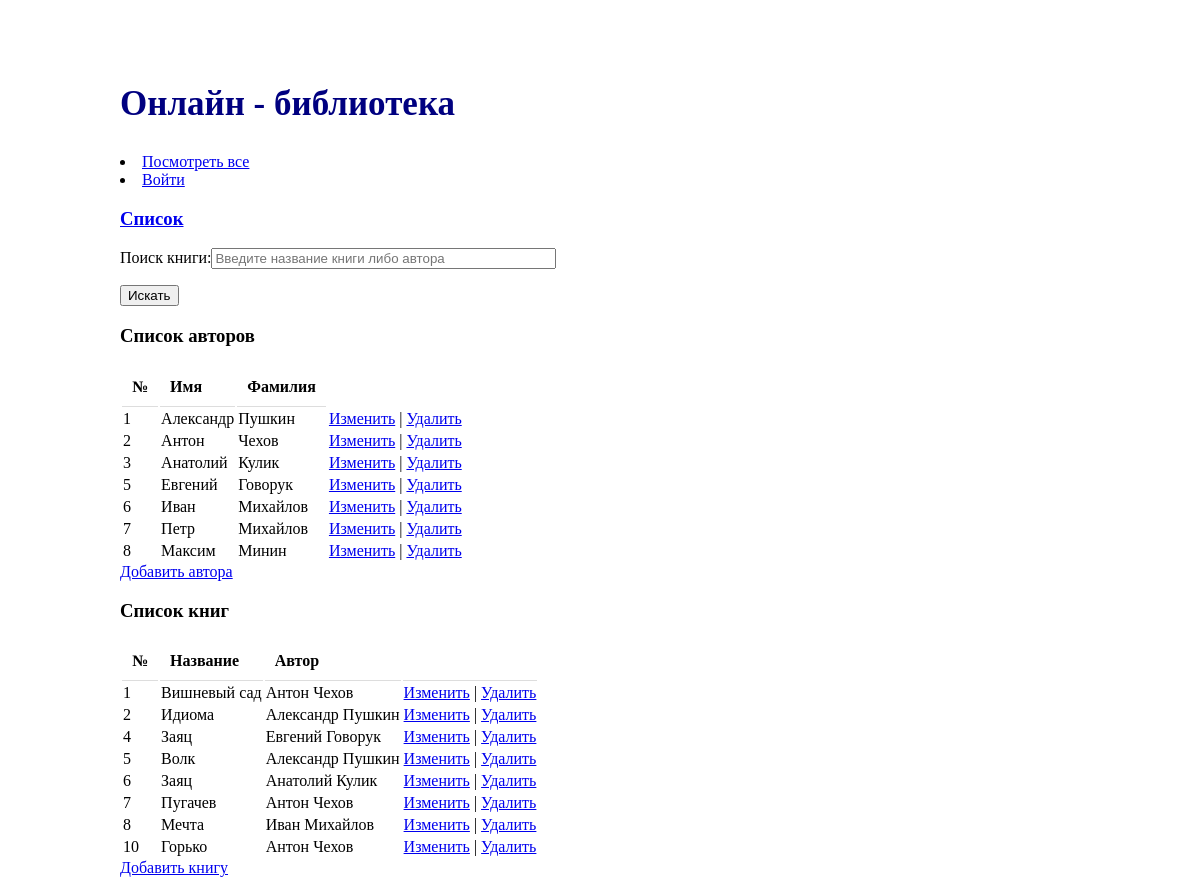
/all_lists, run on an earlier commit of the app's database.
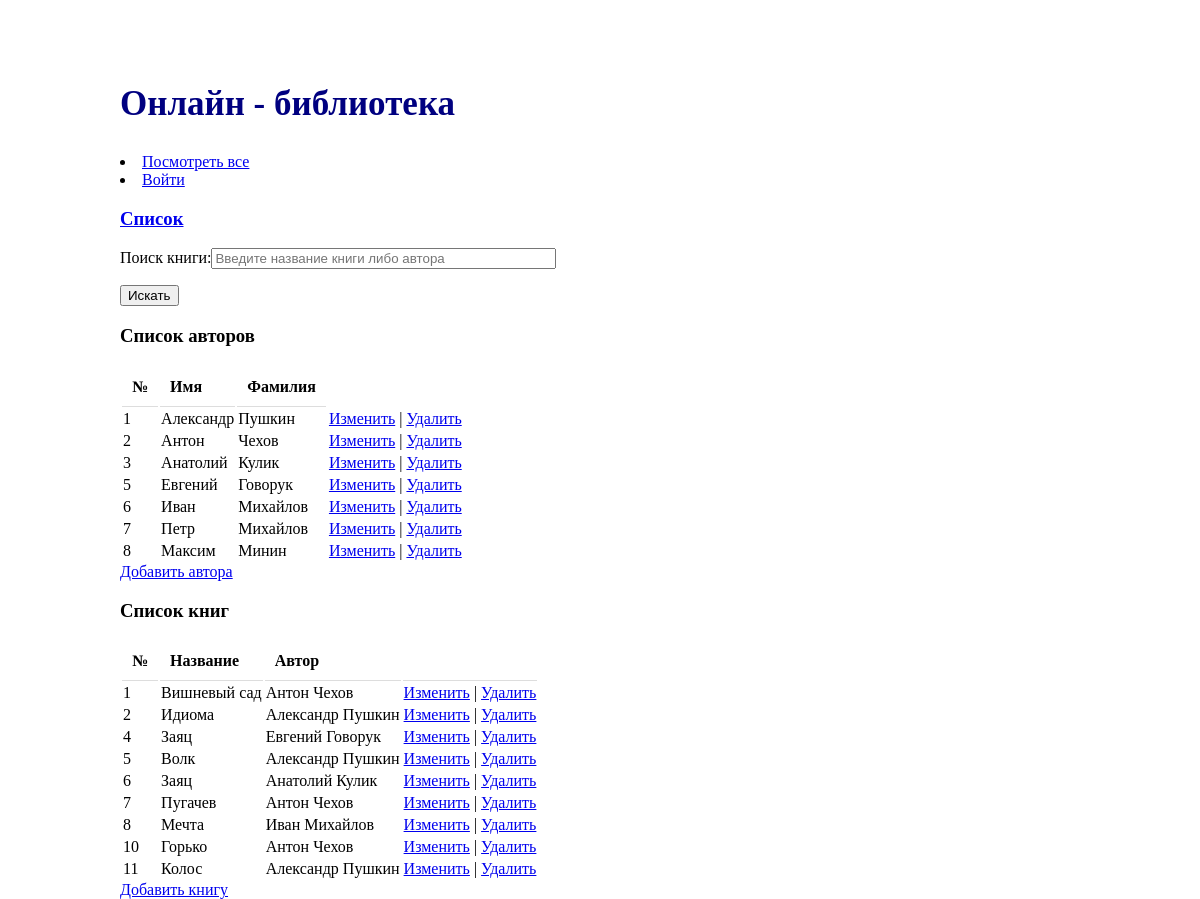
And on a later commit of the database.
### weblibrary/models.py (models this page shows, shortened)
class Author(models.Model):
    name = models.CharField(max_length = 30)
    surname = models.CharField(max_length = 30)
    def __str__(self):
        return self.name + ' ' + self.surname

class Book(models.Model):
    name = models.CharField(max_length = 30)
    author = models.ForeignKey(Author, on_delete = models.CASCADE)

### weblibrary/views.py (the view)
# urls.py: path('all_lists', views.show_all, name='all_lists'),
def show_all(request,  template_name = "weblibrary/all_lists.html"):
    authors = Author.objects.all()
    books = Book.objects.all()
    data = {}
    data['authors'] = authors
    data['books'] = books
    return render(request, template_name, data)

### templates/weblibrary/all_lists.html
{% extends "weblibrary/base.html" %}
{% block content %}
<h3><a class = "upper" href = "{% url 'all_lists' %}">Список</a></h3>
<form action = "find_book">
    <p>
      Поиск книги:<input name = "search", type="text", size="40", placeholder= "Введите название книги либо автора">
    </p>
    <input type="submit" value="Искать">
</form>
<div class = "list">
  <h3>Список авторов</h3>
  <table>
      <tr>
       <th>№ </th>
       <th>Имя </th>
        <th>Фамилия </th>
      </tr>
      {% for person in authors %}
      <tr>
       <td>{{ person.id }}</td>
       <td>{{ person.name }}</td>
       <td>{{ person.surname }}</td>
       <td><a href="{% url 'author_edit' person.id %}">Изменить</a> | <a href="{% url 'author_delete' person.id %}">Удалить</a></td>
      </tr>
      {% endfor %}
  </table>
  <a href="{% url 'author_create' %}">Добавить автора</a>
</div>
<div class = "list">
  <h3>Список книг</h3>
  <table>
    <tr>
      <th>№ </th>
      <th>Название </th>
      <th>Автор </th>
      <th></th>
    </tr>
    {% for book in books %}
    <tr>
      <td>{{ book.id }}</td>
      <td>{{ book.name }}</td>
      <td>{{ book.author }}</td>
      <td><a href="{% url 'book_edit' book.id %}">Изменить</a> | <a href="{% url 'book_delete' book.id %}">Удалить</a></td>
    </tr>
    {% endfor %}
  </table>
  <a href="{% url 'book_create' %}">Добавить книгу</a>
</div>
{% endblock %}

What changed in the data, as far as the page shows it:
added Book: id "11", name "Колос", author "Александр Пушкин"
